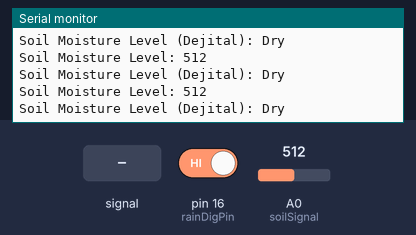
A sketch run on a simulated Arduino Uno, built with avr-gcc and run on an emulated ATmega328P. Shown: the last lines printed to the serial monitor. The test bench sets the inputs (shaded band); at power-on: pin 16 (rainDigPin) HIGH, A0 (soilSignal) = 512.

Above: at 1.2 s.
1.3 s: pin 16 (rainDigPin) driven LOW
At 1.56 s:
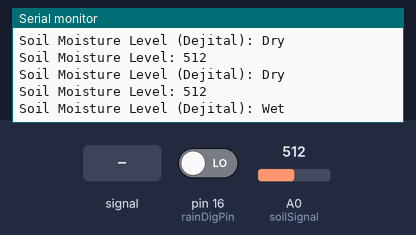
3.3 s: A0 (soilSignal) fed a 200 Hz sine of ±81 counts around its level
At 3.76 s:
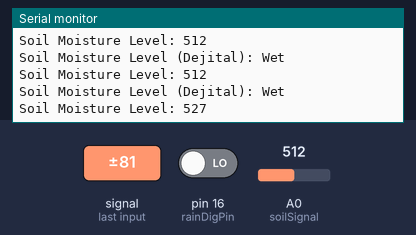
4.8 s: A0 (soilSignal) set to 716
At 4.96 s:
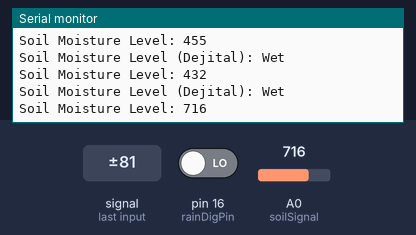
6.3 s: A0 (soilSignal) fed a 1000 Hz sine of ±255 counts around its level
At 6.57 s:
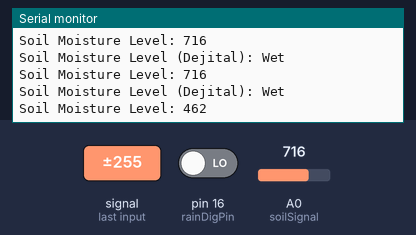
7.8 s: A0 (soilSignal) set to 900
At 7.97 s:
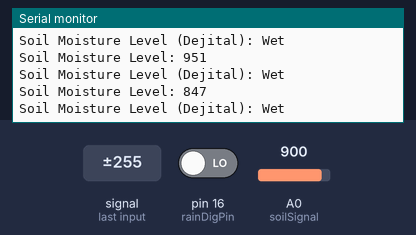
Timing chart, 0 to 10.3 s (numbered marks = the images above; inputs shaded):
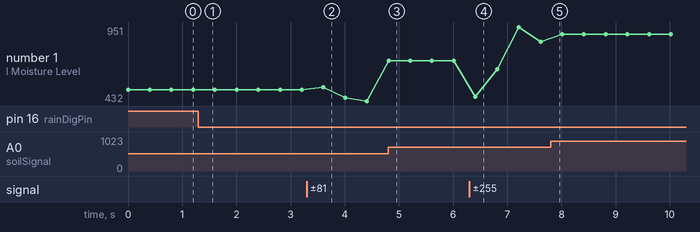

The sketch:

Soil_sensor.ino
```cpp
int soilSignal = A0; //Define the Analog pin# on the Arduino for the soil moisture sensor signal
int rainDigPin = 16; //Define the Digital Input on the Arduino for the sensor signal

void setup() {
  Serial.begin(74880); // Start the serial communication
  pinMode(rainDigPin, INPUT); //Step pin as input
}

void loop() {
  int soil = analogRead(soilSignal);
  Serial.print("Soil Moisture Level: ");
  Serial.println(soil);
  delay(200);

  Serial.print("Soil Moisture Level (Dejital): ");
  if (!digitalRead(rainDigPin)) {
    Serial.println("Wet");
  }
  else {
    Serial.println("Dry");
  }
  delay(200);
}


//int Soil_moisture_signal = A0; //Define the Analog pin# on the Arduino for the soil moisture sensor signal
//int Soil_sesor_pin = 5; //Define the Digital Input on the Arduino for the sensor signal
//int Soil_sensor_state = 0;
//
//int Rein_dig_pin = 8;
//int Rein_sensor_stasus = 0;
//void setup() {
//  Serial.begin(74880); // Start the serial communication
//  Serial.print("Starting!");
//  pinMode(Soil_sesor_pin, INPUT); //Step pin as input
//  pinMode(Rein_dig_pin, INPUT); //Step pin as input
//}
//
//void loop() {
//  soil_secsor();
//  delay(100);
//
//  rein_sensor();
//  delay(100);
//}
//
//void soil_secsor(){
//  int Moisture = analogRead(Soil_moisture_signal);
//  Serial.print("Soil Moisture Level: ");
//  Serial.println(Moisture);
//  delay(200);
//
//  Serial.print("Soil Moisture Level (Dejital): ");
//  Soil_sensor_state = digitalRead(Soil_sesor_pin);
//  if (Soil_sensor_state == 1) {
//    Serial.println("Wet");
//  }
//  else {
//    Serial.println("Dry");
//  }
//  delay(200);
//}
//
//void rein_sensor(){
//  Serial.print("Rein Moisture Level (Dejital): ");
//  Rein_sensor_stasus = digitalRead(Rein_dig_pin);
//  if (Rein_sensor_stasus == 1) {
//    Serial.println("Wet");
//  }
//  else {
//    Serial.println("Dry");
//  }
//  delay(200);
//}
```

Measured:
- after the input at 1.3 s, the serial monitor: prints a new line after 0.10 s (image 1)
- after the input at 3.3 s, the serial monitor: prints a new line after 0.31 s (image 2)
- after the input at 4.8 s, the serial monitor: prints a new line at once (image 3)
- after the input at 6.3 s, the serial monitor: prints a new line after 0.11 s (image 4)
- plotted number 1: 512 → 432 after the input at 3.3 s, 432 → 716 after the input at 4.8 s, 716 → 847 after the input at 6.3 s, 847 → 900 after the input at 7.8 s
